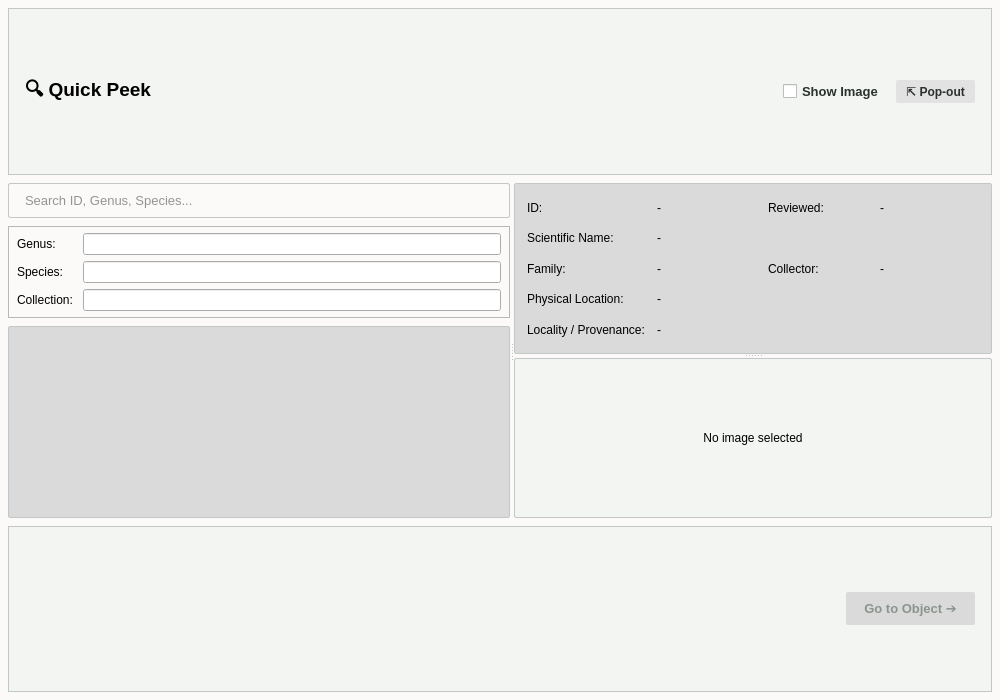
<?xml version="1.0" encoding="UTF-8"?>
<ui version="4.0">
 <class>QuickPeekDialog</class>
 <widget class="QDialog" name="QuickPeekDialog">
  <property name="geometry">
   <rect>
    <x>0</x>
    <y>0</y>
    <width>1000</width>
    <height>700</height>
   </rect>
  </property>
  <property name="minimumSize">
   <size>
    <width>700</width>
    <height>500</height>
   </size>
  </property>
  <property name="windowTitle">
   <string>Quick Peek</string>
  </property>
  <property name="styleSheet">
   <string notr="true">QDialog#QuickPeekDialog {
    background-color: #fbfaf8;
}
QFrame#header_frame, QFrame#footer_frame {
    background-color: #f2f5f1;
    border: 1px solid #c4c7c7;
}
QLabel#lbl_title {
    color: #000000;
    font-family: &quot;Segoe UI&quot;, &quot;Inter&quot;;
    font-size: 14pt;
    font-weight: bold;
}
QCheckBox#chk_show_image {
    color: #2c302e;
    font-family: &quot;JetBrains Mono&quot;, &quot;Consolas&quot;, monospace;
    font-size: 10pt;
    font-weight: bold;
}
QPushButton#btn_popout {
    background-color: #e2e2e2;
    color: #2c302e;
    font-family: &quot;JetBrains Mono&quot;, &quot;Consolas&quot;, monospace;
    font-size: 9pt;
    font-weight: bold;
    border: none;
    border-radius: 2px;
    padding: 4px 10px;
}
QPushButton#btn_popout:hover {
    background-color: #dadada;
}
QFrame#search_container {
    background-color: #fbfaf8;
    border: 1px solid #c4c7c7;
    border-radius: 2px;
}
QLineEdit#input_search {
    background-color: #fbfaf8;
    color: #2c302e;
    font-family: &quot;JetBrains Mono&quot;, &quot;Consolas&quot;, monospace;
    font-size: 10pt;
    border: none;
    padding: 4px 8px;
}
QListWidget#list_results {
    background-color: #dadada;
    color: #2c302e;
    font-family: &quot;JetBrains Mono&quot;, &quot;Consolas&quot;, monospace;
    font-size: 10pt;
    border: 1px solid #c4c7c7;
    border-radius: 2px;
}
QListWidget#list_results::item {
    padding: 6px 8px;
}
QListWidget#list_results::item:hover {
    background-color: #e9ece5;
}
QListWidget#list_results::item:selected {
    background-color: #3a7d44;
    color: #ffffff;
}
QScrollArea#scroll_data_area {
    background-color: #dadada;
    border: 1px solid #c4c7c7;
    border-radius: 2px;
}
QWidget#data_contents {
    background-color: #dadada;
}
QFrame#frame_image_preview {
    background-color: #f2f5f1;
    border: 1px solid #c4c7c7;
    border-radius: 2px;
}
QPushButton#btn_go_to_object {
    background-color: #3a7d44;
    color: #ffffff;
    font-family: &quot;JetBrains Mono&quot;, &quot;Consolas&quot;, monospace;
    font-size: 10pt;
    font-weight: bold;
    border: none;
    border-radius: 2px;
    padding: 8px 18px;
}
QPushButton#btn_go_to_object:hover {
    background-color: #2d6236;
}
QPushButton#btn_go_to_object:disabled {
    background-color: #dadada;
    color: #8b948d;
}
QLabel[class=&quot;meta-label&quot;] {
    color: #444748;
    font-family: &quot;JetBrains Mono&quot;, &quot;Consolas&quot;, monospace;
    font-size: 9pt;
    font-weight: bold;
}
QLabel[class=&quot;meta-val&quot;] {
    color: #2c302e;
    font-family: &quot;Segoe UI&quot;, &quot;Inter&quot;;
    font-size: 9.5pt;
    background-color: #fbfaf8;
    border: 1px solid #c4c7c7;
    border-radius: 2px;
    padding: 4px 6px;
}</string>
  </property>
  <layout class="QVBoxLayout" name="root_layout">
   <property name="spacing">
    <number>8</number>
   </property>
   <property name="leftMargin">
    <number>8</number>
   </property>
   <property name="topMargin">
    <number>8</number>
   </property>
   <property name="rightMargin">
    <number>8</number>
   </property>
   <property name="bottomMargin">
    <number>8</number>
   </property>
   <item>
    <widget class="QFrame" name="header_frame">
     <property name="frameShape">
      <enum>QFrame::StyledPanel</enum>
     </property>
     <layout class="QHBoxLayout" name="header_layout">
      <property name="spacing">
       <number>12</number>
      </property>
      <property name="leftMargin">
       <number>16</number>
      </property>
      <property name="topMargin">
       <number>10</number>
      </property>
      <property name="rightMargin">
       <number>16</number>
      </property>
      <property name="bottomMargin">
       <number>10</number>
      </property>
      <item>
       <widget class="QLabel" name="lbl_title">
        <property name="text">
         <string>🔍 Quick Peek</string>
        </property>
       </widget>
      </item>
      <item>
       <spacer name="header_spacer">
        <property name="orientation">
         <enum>Qt::Horizontal</enum>
        </property>
        <property name="sizeHint" stdset="0">
         <size>
          <width>40</width>
          <height>20</height>
         </size>
        </property>
       </spacer>
      </item>
      <item>
       <widget class="QCheckBox" name="chk_show_image">
        <property name="cursor">
         <cursorShape>PointingHandCursor</cursorShape>
        </property>
        <property name="text">
         <string>Show Image</string>
        </property>
       </widget>
      </item>
      <item>
       <widget class="QPushButton" name="btn_popout">
        <property name="cursor">
         <cursorShape>PointingHandCursor</cursorShape>
        </property>
        <property name="text">
         <string>⇱ Pop-out</string>
        </property>
       </widget>
      </item>
     </layout>
    </widget>
   </item>
   <item>
    <widget class="QSplitter" name="main_splitter">
     <property name="orientation">
      <enum>Qt::Horizontal</enum>
     </property>
     <property name="childrenCollapsible">
      <bool>false</bool>
     </property>
     <widget class="QWidget" name="left_pane" native="true">
      <property name="minimumSize">
       <size>
        <width>260</width>
        <height>0</height>
       </size>
      </property>
      <layout class="QVBoxLayout" name="left_pane_layout">
       <property name="spacing">
        <number>8</number>
       </property>
       <property name="leftMargin">
        <number>0</number>
       </property>
       <property name="topMargin">
        <number>0</number>
       </property>
       <property name="rightMargin">
        <number>0</number>
       </property>
       <property name="bottomMargin">
        <number>0</number>
       </property>
       <item>
        <widget class="QFrame" name="search_container">
         <property name="frameShape">
          <enum>QFrame::StyledPanel</enum>
         </property>
         <layout class="QHBoxLayout" name="search_layout">
          <property name="spacing">
           <number>4</number>
          </property>
          <property name="leftMargin">
           <number>6</number>
          </property>
          <property name="topMargin">
           <number>4</number>
          </property>
          <property name="rightMargin">
           <number>6</number>
          </property>
          <property name="bottomMargin">
           <number>4</number>
          </property>
          <item>
           <widget class="QLineEdit" name="input_search">
            <property name="placeholderText">
             <string>Search ID, Genus, Species...</string>
            </property>
            <property name="clearButtonEnabled">
             <bool>true</bool>
            </property>
           </widget>
          </item>
         </layout>
        </widget>
       </item>
       <item>
        <widget class="QFrame" name="frame_advanced_filters">
         <property name="frameShape">
          <enum>QFrame::StyledPanel</enum>
         </property>
         <layout class="QVBoxLayout" name="adv_filters_layout">
          <property name="spacing">
           <number>6</number>
          </property>
          <property name="leftMargin">
           <number>8</number>
          </property>
          <property name="topMargin">
           <number>6</number>
          </property>
          <property name="rightMargin">
           <number>8</number>
          </property>
          <property name="bottomMargin">
           <number>6</number>
          </property>
          <item>
           <widget class="QWidget" name="filter_row_genus" native="true">
            <layout class="QHBoxLayout" name="row_genus_layout">
             <property name="spacing">
              <number>6</number>
             </property>
             <property name="leftMargin">
              <number>0</number>
             </property>
             <property name="topMargin">
              <number>0</number>
             </property>
             <property name="rightMargin">
              <number>0</number>
             </property>
             <property name="bottomMargin">
              <number>0</number>
             </property>
             <item>
              <widget class="QLabel" name="lbl_filter_genus">
               <property name="minimumSize">
                <size>
                 <width>60</width>
                 <height>0</height>
                </size>
               </property>
               <property name="text">
                <string>Genus:</string>
               </property>
               <property name="class" stdset="0">
                <string>meta-label</string>
               </property>
              </widget>
             </item>
             <item>
              <widget class="QLineEdit" name="input_filter_genus"/>
             </item>
            </layout>
           </widget>
          </item>
          <item>
           <widget class="QWidget" name="filter_row_species" native="true">
            <layout class="QHBoxLayout" name="row_species_layout">
             <property name="spacing">
              <number>6</number>
             </property>
             <property name="leftMargin">
              <number>0</number>
             </property>
             <property name="topMargin">
              <number>0</number>
             </property>
             <property name="rightMargin">
              <number>0</number>
             </property>
             <property name="bottomMargin">
              <number>0</number>
             </property>
             <item>
              <widget class="QLabel" name="lbl_filter_species">
               <property name="minimumSize">
                <size>
                 <width>60</width>
                 <height>0</height>
                </size>
               </property>
               <property name="text">
                <string>Species:</string>
               </property>
               <property name="class" stdset="0">
                <string>meta-label</string>
               </property>
              </widget>
             </item>
             <item>
              <widget class="QLineEdit" name="input_filter_species"/>
             </item>
            </layout>
           </widget>
          </item>
          <item>
           <widget class="QWidget" name="filter_row_collection" native="true">
            <layout class="QHBoxLayout" name="row_col_layout">
             <property name="spacing">
              <number>6</number>
             </property>
             <property name="leftMargin">
              <number>0</number>
             </property>
             <property name="topMargin">
              <number>0</number>
             </property>
             <property name="rightMargin">
              <number>0</number>
             </property>
             <property name="bottomMargin">
              <number>0</number>
             </property>
             <item>
              <widget class="QLabel" name="lbl_filter_collection">
               <property name="minimumSize">
                <size>
                 <width>60</width>
                 <height>0</height>
                </size>
               </property>
               <property name="text">
                <string>Collection:</string>
               </property>
               <property name="class" stdset="0">
                <string>meta-label</string>
               </property>
              </widget>
             </item>
             <item>
              <widget class="QLineEdit" name="input_filter_collection"/>
             </item>
            </layout>
           </widget>
          </item>
         </layout>
        </widget>
       </item>
       <item>
        <widget class="QListWidget" name="list_results">
         <property name="cursor">
          <cursorShape>PointingHandCursor</cursorShape>
         </property>
        </widget>
       </item>
      </layout>
     </widget>
     <widget class="QSplitter" name="content_splitter">
      <property name="orientation">
       <enum>Qt::Vertical</enum>
      </property>
      <property name="childrenCollapsible">
       <bool>false</bool>
      </property>
      <widget class="QScrollArea" name="scroll_data_area">
       <property name="widgetResizable">
        <bool>true</bool>
       </property>
       <widget class="QWidget" name="data_contents">
        <property name="geometry">
         <rect>
          <x>0</x>
          <y>0</y>
          <width>690</width>
          <height>350</height>
         </rect>
        </property>
        <layout class="QGridLayout" name="data_grid">
         <property name="horizontalSpacing">
          <number>12</number>
         </property>
         <property name="verticalSpacing">
          <number>8</number>
         </property>
         <property name="leftMargin">
          <number>12</number>
         </property>
         <property name="topMargin">
          <number>12</number>
         </property>
         <property name="rightMargin">
          <number>12</number>
         </property>
         <property name="bottomMargin">
          <number>12</number>
         </property>
         <item row="0" column="0">
          <widget class="QLabel" name="lbl_f_id">
           <property name="text">
            <string>ID:</string>
           </property>
           <property name="class" stdset="0">
            <string>meta-label</string>
           </property>
          </widget>
         </item>
         <item row="0" column="1">
          <widget class="QLabel" name="val_id">
           <property name="text">
            <string>-</string>
           </property>
           <property name="class" stdset="0">
            <string>meta-val</string>
           </property>
          </widget>
         </item>
         <item row="0" column="2">
          <widget class="QLabel" name="lbl_f_reviewed">
           <property name="text">
            <string>Reviewed:</string>
           </property>
           <property name="class" stdset="0">
            <string>meta-label</string>
           </property>
          </widget>
         </item>
         <item row="0" column="3">
          <widget class="QLabel" name="val_reviewed">
           <property name="text">
            <string>-</string>
           </property>
           <property name="class" stdset="0">
            <string>meta-val</string>
           </property>
          </widget>
         </item>
         <item row="1" column="0">
          <widget class="QLabel" name="lbl_f_sciname">
           <property name="text">
            <string>Scientific Name:</string>
           </property>
           <property name="class" stdset="0">
            <string>meta-label</string>
           </property>
          </widget>
         </item>
         <item row="1" column="1" colspan="3">
          <widget class="QLabel" name="val_sciname">
           <property name="text">
            <string>-</string>
           </property>
           <property name="class" stdset="0">
            <string>meta-val</string>
           </property>
          </widget>
         </item>
         <item row="2" column="0">
          <widget class="QLabel" name="lbl_f_family">
           <property name="text">
            <string>Family:</string>
           </property>
           <property name="class" stdset="0">
            <string>meta-label</string>
           </property>
          </widget>
         </item>
         <item row="2" column="1">
          <widget class="QLabel" name="val_family">
           <property name="text">
            <string>-</string>
           </property>
           <property name="class" stdset="0">
            <string>meta-val</string>
           </property>
          </widget>
         </item>
         <item row="2" column="2">
          <widget class="QLabel" name="lbl_f_collector">
           <property name="text">
            <string>Collector:</string>
           </property>
           <property name="class" stdset="0">
            <string>meta-label</string>
           </property>
          </widget>
         </item>
         <item row="2" column="3">
          <widget class="QLabel" name="val_collector">
           <property name="text">
            <string>-</string>
           </property>
           <property name="class" stdset="0">
            <string>meta-val</string>
           </property>
          </widget>
         </item>
         <item row="3" column="0">
          <widget class="QLabel" name="lbl_f_location">
           <property name="text">
            <string>Physical Location:</string>
           </property>
           <property name="class" stdset="0">
            <string>meta-label</string>
           </property>
          </widget>
         </item>
         <item row="3" column="1" colspan="3">
          <widget class="QLabel" name="val_location">
           <property name="text">
            <string>-</string>
           </property>
           <property name="class" stdset="0">
            <string>meta-val</string>
           </property>
          </widget>
         </item>
         <item row="4" column="0">
          <widget class="QLabel" name="lbl_f_provenance">
           <property name="text">
            <string>Locality / Provenance:</string>
           </property>
           <property name="class" stdset="0">
            <string>meta-label</string>
           </property>
          </widget>
         </item>
         <item row="4" column="1" colspan="3">
          <widget class="QLabel" name="val_provenance">
           <property name="text">
            <string>-</string>
           </property>
           <property name="class" stdset="0">
            <string>meta-val</string>
           </property>
          </widget>
         </item>
        </layout>
       </widget>
      </widget>
      <widget class="QFrame" name="frame_image_preview">
       <property name="minimumSize">
        <size>
         <width>0</width>
         <height>160</height>
        </size>
       </property>
       <property name="frameShape">
        <enum>QFrame::StyledPanel</enum>
       </property>
       <layout class="QVBoxLayout" name="image_preview_layout">
        <property name="leftMargin">
         <number>8</number>
        </property>
        <property name="topMargin">
         <number>8</number>
        </property>
        <property name="rightMargin">
         <number>8</number>
        </property>
        <property name="bottomMargin">
         <number>8</number>
        </property>
        <item>
         <widget class="QLabel" name="lbl_image_preview">
          <property name="alignment">
           <set>Qt::AlignCenter</set>
          </property>
          <property name="text">
           <string>No image selected</string>
          </property>
         </widget>
        </item>
       </layout>
      </widget>
     </widget>
    </widget>
   </item>
   <item>
    <widget class="QFrame" name="footer_frame">
     <property name="frameShape">
      <enum>QFrame::StyledPanel</enum>
     </property>
     <layout class="QHBoxLayout" name="footer_layout">
      <property name="leftMargin">
       <number>16</number>
      </property>
      <property name="topMargin">
       <number>8</number>
      </property>
      <property name="rightMargin">
       <number>16</number>
      </property>
      <property name="bottomMargin">
       <number>8</number>
      </property>
      <item>
       <spacer name="footer_spacer">
        <property name="orientation">
         <enum>Qt::Horizontal</enum>
        </property>
        <property name="sizeHint" stdset="0">
         <size>
          <width>40</width>
          <height>20</height>
         </size>
        </property>
       </spacer>
      </item>
      <item>
       <widget class="QPushButton" name="btn_go_to_object">
        <property name="enabled">
         <bool>false</bool>
        </property>
        <property name="cursor">
         <cursorShape>PointingHandCursor</cursorShape>
        </property>
        <property name="text">
         <string>Go to Object ➔</string>
        </property>
       </widget>
      </item>
     </layout>
    </widget>
   </item>
  </layout>
 </widget>
 <resources/>
 <connections/>
</ui>
